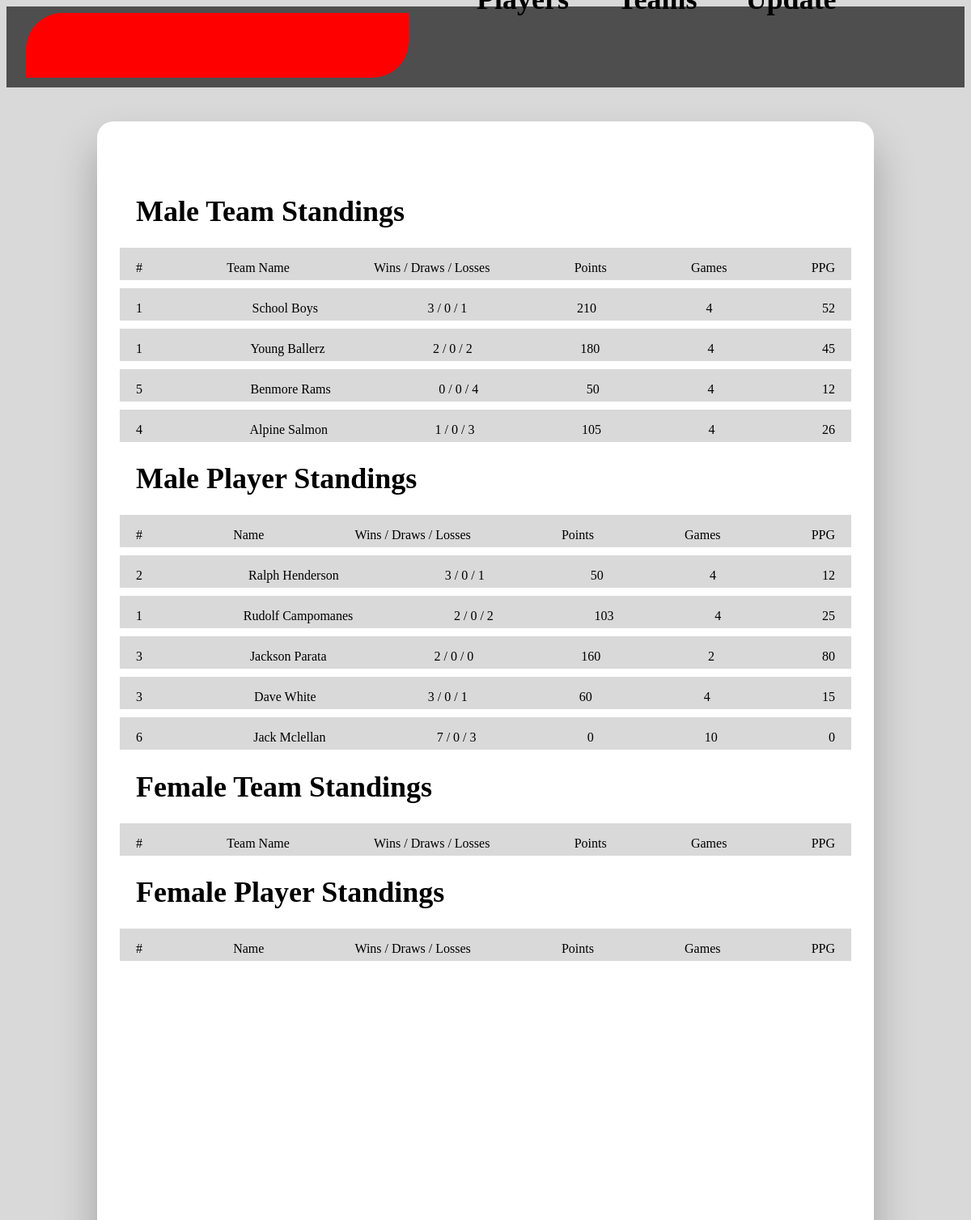
Before: / (upper part) with the older database file.
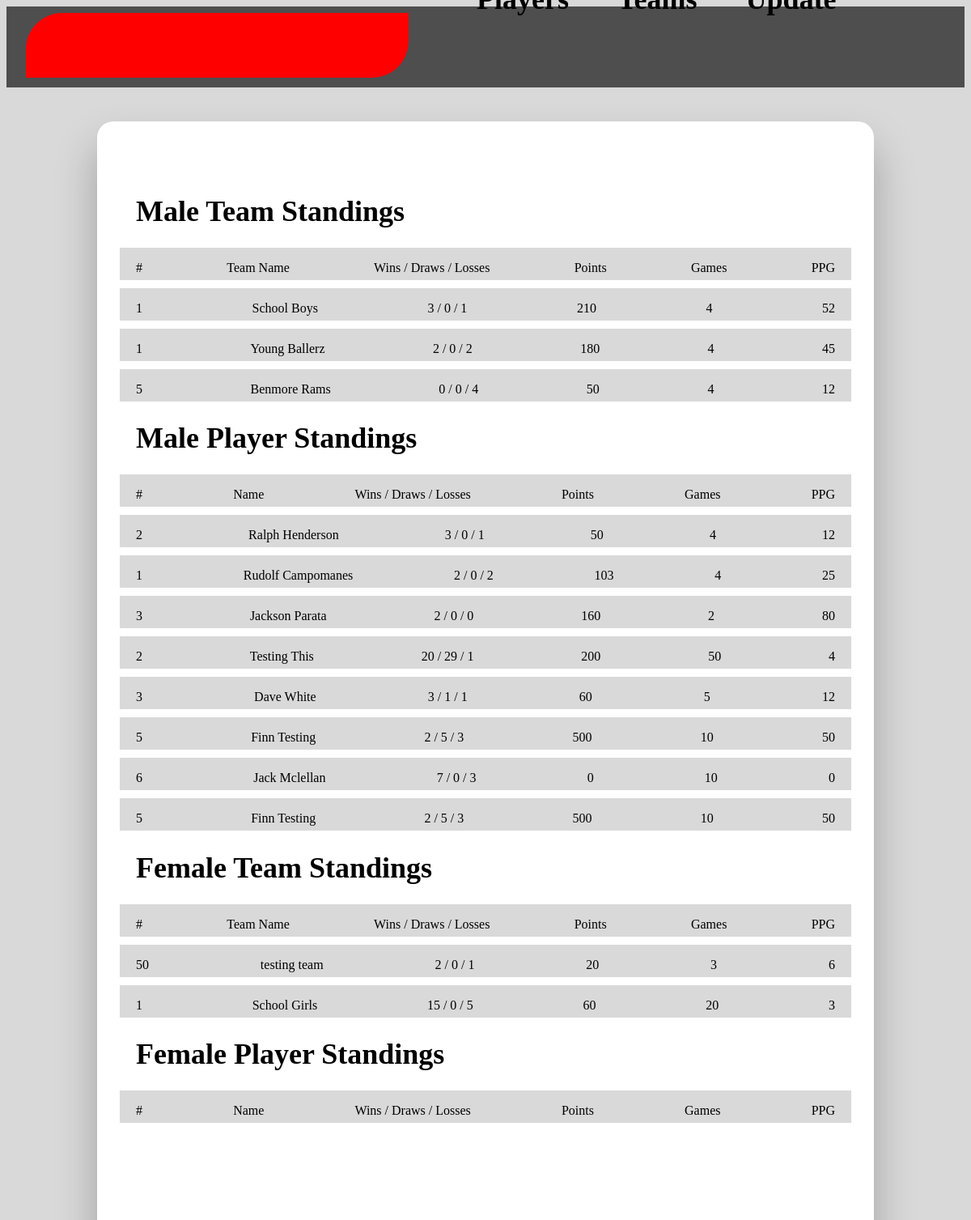
After: the same page with the newer database file.
### main.py (models this page shows, shortened)
class Team(Base):
  __tablename__ = "teams" # Creates SQL Table
  uid = Column("uid", Integer, primary_key=True)
  name = Column("name", String)
  rank = Column("rank", Integer)
  points = Column("points", Integer)
  games_played = Column("games_played", Integer)
  wins = Column("wins", Integer)
  losses = Column("losses", Integer)
  gender = Column("gender", CHAR)

class Player(Base):
  __tablename__ = "players" # Creates SQL Table
  uid = Column("uid", Integer, primary_key=True)
  firstname = Column("firstname", String)
  lastname = Column("lastname", String)
  team = Column(Integer, ForeignKey("teams.uid"))
  number = Column("number", Integer)
  points = Column("points", Integer)
  games_played = Column("games_played", Integer)
  wins = Column("wins", Integer)
  losses = Column("losses", Integer)

### main.py (the view)
@app.route('/')    # Route to Homepage
def root():
  Session = sessionmaker(bind=engine)
  session = Session()
  maleteams = session.query(Team).filter(Team.gender == "M")
  femaleteams = session.query(Team).filter(Team.gender == "F")
  maleplayers = session.query(Player).all()
  return render_template('home.html', page_title="Home", maleteams = maleteams, femaleteams = femaleteams,  maleplayers = maleplayers)

### templates/home.html (shortened to what this page needs)
{% extends 'layout.html' %}
{% block content %}
<body>
  <div class="content-container">
    <h1 class="home-heading" style="">Male Team Standings</h1>
    <div class="content-section">
      <p>#</p>
      <p>Team Name</p>
      <p>Wins / Draws / Losses</p>
      <p>Points</p>
      <p>Games</p>
      <p>PPG</p>
    </div>
    {% for i in maleteams %}
    <div class="content-section">
      <p>{{i.rank}}</p>
      <p>{{i.name}}</p>
      <p>{{i.wins}} / {{i.games_played - (i.wins + i.losses)}} / {{i.losses}}</p>
      <p>{{i.points}}</p>
      <p>{{i.games_played}}</p>
      <p>{{i.points // i.games_played}}</p>
    </div>
    {% endfor %}
    <h1 class="home-heading" style="">Male Player Standings</h1>
    <div class="content-section">
      <p>#</p>
      <p>Name</p>
      <p>Wins / Draws / Losses</p>
      <p>Points</p>
      <p>Games</p>
      <p>PPG</p>
    </div>
    {% for i in maleplayers %}
    <div class="content-section">
      <p>{{i.number}}</p>
      <p>{{i.firstname}} {{i.lastname}}</p>
      <p>{{i.wins}} / {{i.games_played - (i.wins + i.losses)}} / {{i.losses}}</p>
      <p>{{i.points}}</p>
      <p>{{i.games_played}}</p>
      <p>{{i.points // i.games_played}}</p>
    </div>
    {% endfor %}
    <h1 class="home-heading" style="">Female Team Standings</h1>
    <div class="content-section">
      <p>#</p>
      <p>Team Name</p>
      <p>Wins / Draws / Losses</p>
      <p>Points</p>
      <p>Games</p>
      <p>PPG</p>
    </div>
    {% for i in femaleteams %}
    <div class="content-section">
      <p>{{i.rank}}</p>
      <p>{{i.name}}</p>
      <p>{{i.wins}} / {{i.games_played - (i.wins + i.losses)}} / {{i.losses}}</p>
      <p>{{i.points}}</p>
      <p>{{i.games_played}}</p>
      <p>{{i.points // i.games_played}}</p>
    </div>
    {% endfor %}
    <h1 class="home-heading" style="">Female Player Standings</h1>
    <div class="content-section">
      <p>#</p>
      <p>Name</p>
      <p>Wins / Draws / Losses</p>
      <p>Points</p>
      <p>Games</p>
      <p>PPG</p>
    </div>
  </div>
</body>
{% endblock %}

Changed rows visible on the page:
removed Team: rank "4", name "Alpine Salmon", wins "1", i.games_played-(i.wins+i.losses) "0", losses "3", points "105", games_played "4", points+games_played "26", shown under "Male Team Standings"
added Player: number "2", firstname "Testing", lastname "This", wins "20", i.games_played-(i.wins+i.losses) "29", losses "1", points "200", games_played "50", points+games_played "4"
changed Player "Dave": i.games_played-(i.wins+i.losses) "0" → "1"; games_played "4" → "5"; points+games_played "15" → "12"
added Player: number "5", firstname "Finn", lastname "Testing", wins "2", i.games_played-(i.wins+i.losses) "5", losses "3", points "500", games_played "10", points+games_played "50"
added Player: number "5", firstname "Finn", lastname "Testing", wins "2", i.games_played-(i.wins+i.losses) "5", losses "3", points "500", games_played "10", points+games_played "50"
added Team: rank "50", name "testing team", wins "2", i.games_played-(i.wins+i.losses) "0", losses "1", points "20", games_played "3", points+games_played "6", shown under "Female Team Standings"
added Team: rank "1", name "School Girls", wins "15", i.games_played-(i.wins+i.losses) "0", losses "5", points "60", games_played "20", points+games_played "3", shown under "Female Team Standings"
